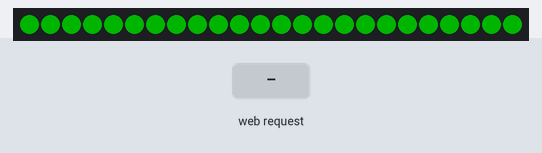
This sketch was run on a simulated ESP32. Shown: 24 RGB LEDs in strip order, left to right. The test bench sets the inputs (shaded band). Dim RGB values are drawn brighter than linear; what the sketch prints to the serial monitor is not drawn.

Above: at 0.05 s.
1.3 s: HTTP request GET /set_color?r=120 received
At 1.35 s:
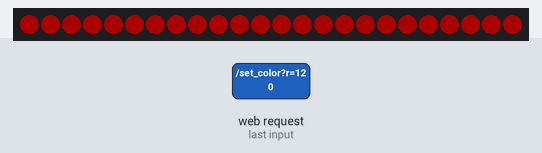
3.1 s: HTTP request GET /set_color?g=120 received
4.9 s: HTTP request GET /set_color?b=120 received
At 4.95 s:
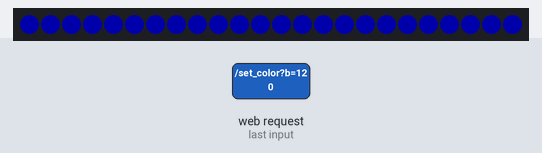
6.7 s: HTTP request GET /set_color?r=120&g=120&b=120 received
At 6.75 s:
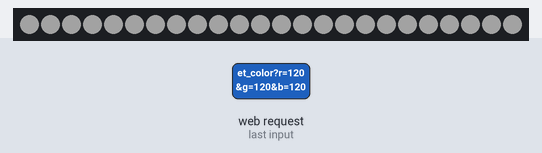

Measured:
- after the input at 1.3 s, the LEDs: change at once (image 1)
- after the input at 4.9 s, the LEDs: change at once (image 2)
- after the input at 6.7 s, the LEDs: change at once (image 3)

The sketch:

HelloServer_neopixel_AP.ino
```cpp
#include <WiFi.h>
#include <WiFiClient.h>
#include <WebServer.h>
#include <ESPmDNS.h>
#include <WiFiAP.h>
#include <FastLED.h>

const char* ssid = "wifi-coaster";
const char* password = "1223334444";

IPAddress local_IP(192, 168, 5, 1);          // 設定したいIPアドレス
IPAddress gateway(192, 168, 5, 1);           // ゲートウェイも同じアドレスに設定
IPAddress subnet(255, 255, 255, 0);          // サブネットマスク

WebServer server(80);

#define NUM_LEDS 24
CRGBArray<NUM_LEDS> leds;

unsigned long previousMillis = 0;            // 最後に明るさを変更した時間
const long interval = 100;                   // 明るさを変える間隔（0.1秒）
CRGB currentColor = CRGB::Black;             // 現在のLEDの色
int brightnessLevel = 0;                     // 現在の明るさレベル（0〜10）
int fadeDirection = 1;                       // 明るさの増減方向（1:増加, -1:減少）

void handleRoot() {
  server.send(200, "text/html",
    "<html><body>"
    "<h1>RGB Control</h1>"
    "<form action=\"/set_color\" method=\"get\">"
    "R: <input type=\"range\" name=\"r\" min=\"0\" max=\"255\" value=\"0\" oninput=\"rValue.value=value\">"
    "<output id=\"rValue\">0</output><br>"
    "G: <input type=\"range\" name=\"g\" min=\"0\" max=\"255\" value=\"0\" oninput=\"gValue.value=value\">"
    "<output id=\"gValue\">0</output><br>"
    "B: <input type=\"range\" name=\"b\" min=\"0\" max=\"255\" value=\"0\" oninput=\"bValue.value=value\">"
    "<output id=\"bValue\">0</output><br>"
    "<input type=\"submit\" value=\"Set Color\">"
    "</form>"
    "</body></html>");
}

void handleSetColor() {
  int r = server.arg("r").toInt();
  int g = server.arg("g").toInt();
  int b = server.arg("b").toInt();

  // 現在の色を更新
  currentColor = CRGB(r, g, b);

  server.send(200, "text/html",
    "<html><body>"
    "<h1>Color Set</h1>"
    "<p>R: " + String(r) + " G: " + String(g) + " B: " + String(b) + "</p>"
    "<a href=\"/\">Go Back</a>"
    "</body></html>");
}

void setup(void) {
  Serial.begin(115200);

  // SoftAPのIPアドレスを設定
  if (!WiFi.softAPConfig(local_IP, gateway, subnet)) {
    Serial.println("Failed to configure SoftAP!");
  }

  // SoftAPを開始
  if (!WiFi.softAP(ssid, password)) {
    Serial.println("Soft AP creation failed.");
    while(1);
  }

  Serial.print("AP IP address: ");
  Serial.println(WiFi.softAPIP());

  server.begin();
  Serial.println("Server started");

  server.on("/", handleRoot);
  server.on("/set_color", handleSetColor);
  server.onNotFound([]() {
    server.send(404, "text/plain", "Not Found");
  });

  FastLED.addLeds<NEOPIXEL, 26>(leds, NUM_LEDS);
  FastLED.setBrightness(127);

  // 初期化としてLEDsをオフに設定
  for (int i = 0; i < NUM_LEDS; i++) {
    leds[i] = CRGB::Green;
  }
  FastLED.show();
}

void loop(void) {
  server.handleClient();

  // 現在の時間を取得
  unsigned long currentMillis = millis();

  // interval（0.1秒）ごとに明るさを変更
  if (currentMillis - previousMillis >= interval) {
    previousMillis = currentMillis;

    // 現在の色の明るさを調整して設定
    CRGB adjustedColor = currentColor;
    adjustedColor.nscale8(brightnessLevel * 25);  // 0〜10の範囲を0〜255スケールに変換

    for (int i = 0; i < NUM_LEDS; i++) {
      leds[i] = adjustedColor;
    }
    FastLED.show();

    // 明るさレベルを更新
    brightnessLevel += fadeDirection;
    if (brightnessLevel == 10 || brightnessLevel == 0) {
      fadeDirection = -fadeDirection;  // 明るさの増減方向を反転
    }
  }

  delay(2); // allow the CPU to switch to other tasks
}
```
